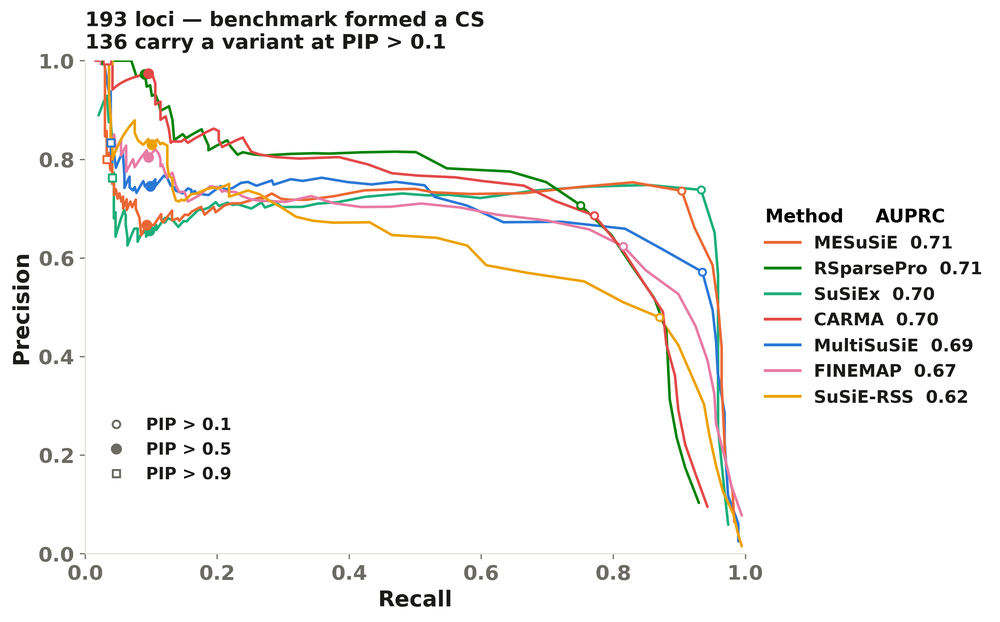
#> input picture multi_ancestry/metrics/figures/v2/fig1b_pr_curve_allvar.png, 1000 x 622 px, shrunk from 2761 x 1717 before the run, found by its file name
$ python compose_supp4.py
#> lines starting #> are read from the running program, lines starting #| are printed output that depends on the picture
### figures/paths.py
"""Where the figures and tables are written (and the composites read their panels from).

Defaults to output/ next to this file. Set FIG_OUT to write everything to another directory
instead. The two hand-made panels live in hand_made/; make_figures.sh copies them into the output directory.
"""
import os

HERE = os.path.dirname(os.path.abspath(__file__))
V2 = os.path.abspath(os.environ.get("FIG_OUT", os.path.join(HERE, "output")))
HAND_MADE = os.path.join(HERE, "hand_made")


def bold_font(size):
    """Panel-letter font for the compose_*.py composites: Arial Bold if installed (BOLD_FONT overrides),
    else matplotlib's bundled DejaVu Sans Bold, so the composites also build off macOS."""
    from PIL import ImageFont
    for f in (os.environ.get("BOLD_FONT", ""), "/System/Library/Fonts/Supplemental/Arial Bold.ttf",
              "/usr/share/fonts/truetype/msttcorefonts/Arial_Bold.ttf"):
        if f and os.path.exists(f):
            return ImageFont.truetype(f, size)
    import matplotlib
    return ImageFont.truetype(os.path.join(matplotlib.get_data_path(), "fonts", "ttf", "DejaVuSans-Bold.ttf"), size)

### figures/compose_supp4.py
#!/usr/bin/env python3
"""Supplementary Fig. 2 composite: the three Fig. 1b variants in one row, each with its own legend (AUPRCs differ) and a
label naming the variant, since the source panels share one title. Re-run after plot_sensfdr_curve.py."""
import os
from PIL import Image, ImageDraw, ImageFont

from paths import V2 as D
from paths import bold_font
PANELS = [("a", "fig1b_pr_curve_allvar.png", "All variants scored (not only credible-set members)"),
          ("b", "fig1b_pr_curve_inCS_withpal.png", "Credible-set members, A/T and C/G variants kept"),
          ("c", "fig1b_pr_curve_allvar_withpal.png", "All variants scored, A/T and C/G variants kept")]
HEAD, GAP, PAD = 170, 60, 40
ims = []
for _, f, _ in PANELS:
    i = Image.open(os.path.join(D, f)).convert("RGBA")
#> i is the input picture: PIL image 1000x622 RGBA; mean R, G, B, A 246.1, 245.4, 244.2, 255
    bg = Image.new("RGBA", i.size, "white"); bg.alpha_composite(i); ims.append(bg.convert("RGB"))
#> after `bg = Image.new('RGBA', i.size, 'white')`: bg: PIL image 1000x622 RGBA; every value is 255
W = sum(i.size[0] for i in ims) + GAP * (len(ims) - 1) + 2 * PAD     # one row: easier to compare side by side
#> W = 3200
H = max(i.size[1] for i in ims) + HEAD + 2 * PAD
#> H = 872
fig = Image.new("RGB", (W, H), "white")
#> fig: PIL image 3200x872 RGB; every value is 255
d = ImageDraw.Draw(fig)
fb = bold_font(120)
ft = bold_font(68)
x = PAD
for (lab, _, txt), im in zip(PANELS, ims):
    d.text((x, PAD), lab, font=fb, fill="black")
    d.text((x + 120, PAD + 38), txt, font=ft, fill="#3A3A3A")
    fig.paste(im, (x, PAD + HEAD))
    x += im.size[0] + GAP
#> this loop made 3 passes
#> (lab, x) on passes 1 to 3: ('a', 1100), ('b', 2160), ('c', 3220)
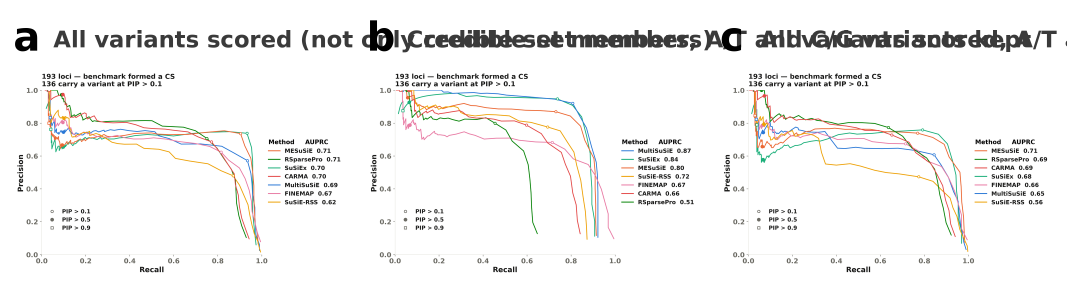
#> fig: PIL image 3200x872 RGB (shown at 1/3 size); mean R, G, B 242.6, 242.2, 241.4
#> after the loop, x = 3220
fig.save(os.path.join(D, "supp_fig4_pr_variants.png"), dpi=(300, 300))
print("wrote supp_fig4_pr_variants.png", fig.size)
#| wrote supp_fig4_pr_variants.png (3200, 872)
